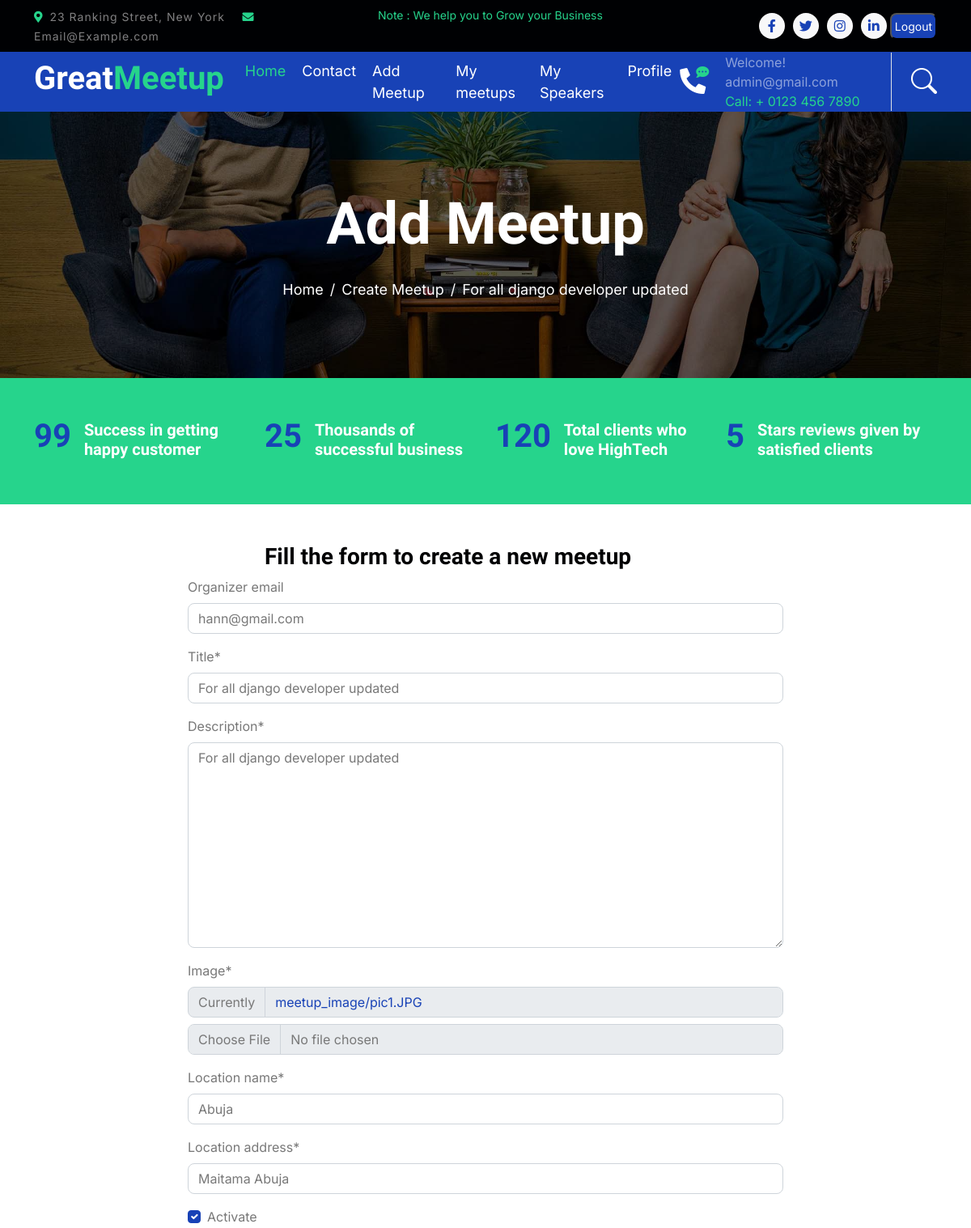
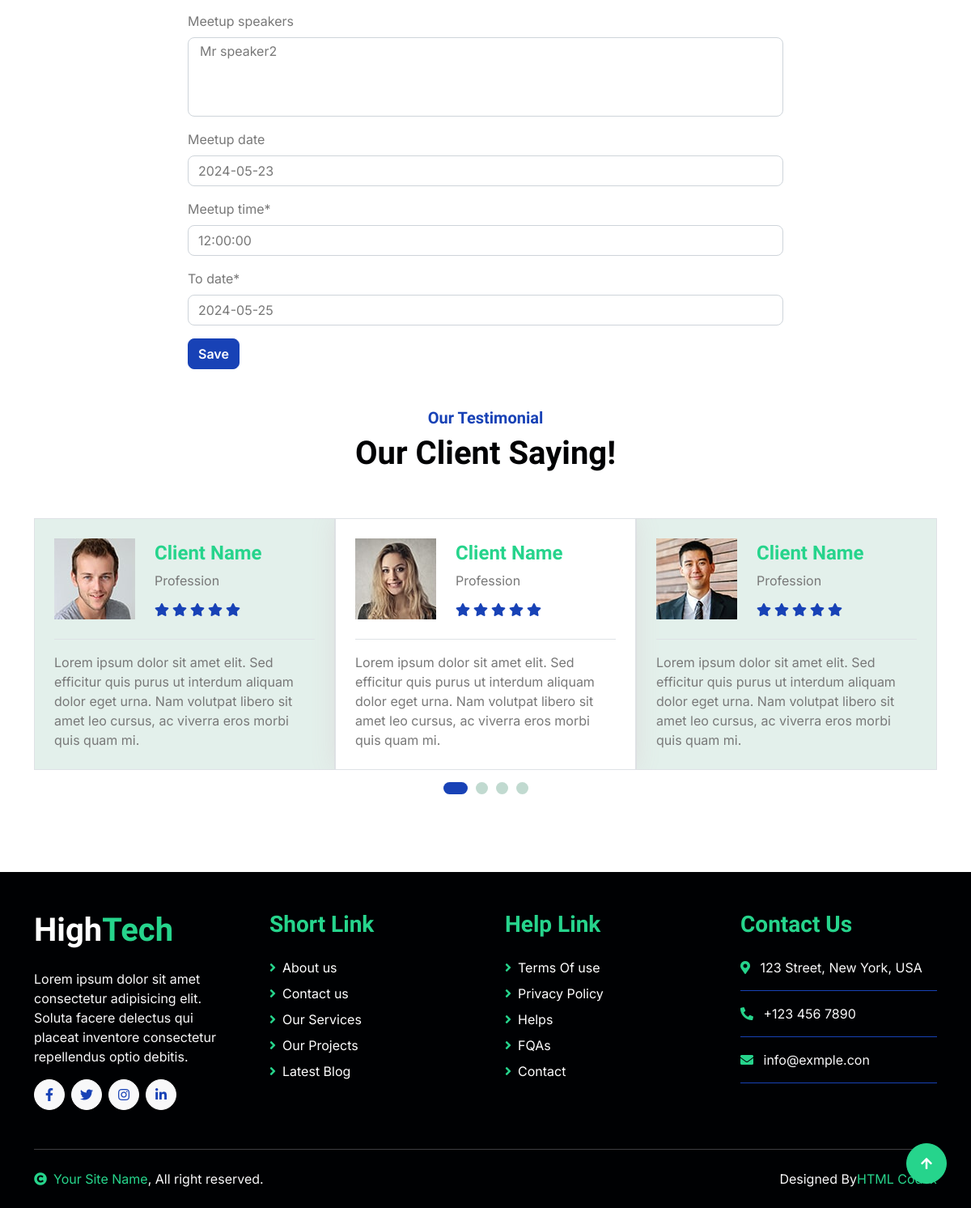
Page /meetup-update/for-all-devoloper (signed in) on the committed database (2 pictures, top to bottom).
### meetup/models.py (models this page shows, shortened)
class myUser(AbstractUser):
    name=models.CharField(max_length=200, null=True)
    email=models.EmailField(unique=True, null=True)
    image=models.ImageField(null=True, upload_to='user_image')
    phone=models.CharField(max_length=20, null=True)
    dob=models.DateField(null=True, blank=True)
    REQUIRED_FIELDS=[]
    USERNAME_FIELD = 'email'

class Meetup(models.Model):
    user=models.ForeignKey(myUser, on_delete=models.CASCADE, null=True, blank=True)
    organizer_email=models.EmailField( null=True, blank=True)
    title=models.CharField(max_length=200, null=True)
    slug=models.SlugField(unique=True)
    description=models.TextField()
    image=models.ImageField(upload_to='meetup_image')
    location_name=models.CharField(max_length=200, null=True)
    location_address=models.CharField(max_length=200, null=True)
    participant=models.ManyToManyField(Participant, null=True, blank=True)
    activate=models.BooleanField(default=True)
    meetup_speakers=models.ManyToManyField(Speaker,blank=True, null=True)
    create=models.DateTimeField(auto_now_add=True)
    meetup_date=models.DateField(blank=True, null=True)
    meetup_time=models.TimeField()
    to_date=models.DateField()

### meetup/views.py (the view, shortened to what this page needs)
# urls.py: path('meetup-update/<slug:slug>', MeetupUpdate.as_view() , name='meetup-update'),
class MeetupUpdate(LoginRequiredMixin,UpdateView):
   model=Meetup
   form_class=UserMeetupForm
   template_name='meetup/meetup_form.html'
   success_url=reverse_lazy('meetups')
   slug_field='slug'

### meetup/forms.py
class UserMeetupForm(forms.ModelForm):
    class Meta:
        model=Meetup
        fields='__all__'
        exclude=['slug', 'user','participant']

### meetup/models.py (called while the page is built)
    def __str__(self):
        return self.name

### meetup/templates/meetup/meetup_form.html (shortened to what this page needs)
{% extends 'meetup/main.html'%}
{%load static%}
{%load crispy_forms_filters%}
{%load crispy_forms_tags%}
{%block slider%}
<div class="container-fluid page-header py-5">
    <div class="container text-center py-5">
        <h1 class="display-2 text-white mb-4 animated slideInDown">Add Meetup</h1>
        <nav aria-label="breadcrumb animated slideInDown">
            <ol class="breadcrumb justify-content-center mb-0">
                <li class="breadcrumb-item"><a href="#">Home</a></li>
                <li class="breadcrumb-item"><a href="#">Create Meetup</a></li>
                <li class="breadcrumb-item" aria-current="page">{{meetup.title}}</li>
            </ol>
        </nav>
    </div>
</div>
{%endblock%}
{%block about%}
<div class="container-fluid  ">
    <div class="container pt-5">
        <div class="row">
            <div class="col-md-6 m-auto">
                <h3>Fill the form to create a new meetup</h3>
            </div>
        </div>
        <div class="row">
            <div class="col-md-8 m-auto">
                <form  method="POST"  enctype="multipart/form-data">
                    {{form| crispy}}
                    <button type="submit" class="btn btn-primary">Save</button>
                    </form>
            </div>
        </div>
    </div>
</div>
{%endblock%}

### meetup/templates/meetup/header.html (shortened to what this page needs)
   <div class="container-fluid bg-dark py-2 d-none d-md-flex">
    <div class="container">
        <div class="d-flex justify-content-between topbar">
            <div class="top-info">
                <small class="me-3 text-white-50"><a href="#"><i class="fas fa-map-marker-alt me-2 text-secondary"></i></a>23 Ranking Street, New York</small>
                <small class="me-3 text-white-50"><a href="#"><i class="fas fa-envelope me-2 text-secondary"></i></a>Email@Example.com</small>
            </div>
            <div id="note" class="text-secondary d-none d-xl-flex"><small>Note : We help you to Grow your Business</small></div>
            <div class="top-link">
                <a href="" class="bg-light nav-fill btn btn-sm-square rounded-circle"><i class="fab fa-facebook-f text-primary"></i></a>
                <a href="" class="bg-light nav-fill btn btn-sm-square rounded-circle"><i class="fab fa-twitter text-primary"></i></a>
                <a href="" class="bg-light nav-fill btn btn-sm-square rounded-circle"><i class="fab fa-instagram text-primary"></i></a>
                <a href="" class="bg-light nav-fill btn btn-sm-square rounded-circle me-0"><i class="fab fa-linkedin-in text-primary"></i></a>
                {%if request.user.is_authenticated%}
                <form method="POST" action="{% url 'logout'%}">
                    <button type="submit" class="bg-primary rounded btn-sm px-1 ms-1 text-white">Logout</button>
                    </form>
                    {%endif%}
            </div>
        </div>
    </div>
</div>
<div class="container-fluid bg-primary">
    <div class="container">
        <nav class="navbar navbar-dark navbar-expand-lg py-0">
            <a href="{%url 'meetups'%}" class="navbar-brand">
                <h1 class="text-white fw-bold d-block">Great<span class="text-secondary">Meetup</span> </h1>
            </a>
            <div class="collapse navbar-collapse bg-transparent" id="navbarCollapse">
                <div class="navbar-nav ms-auto mx-xl-auto p-0">
                    <a href="{%url 'meetups'%}" class="nav-item nav-link active text-secondary">Home</a>
                    <a href="{%url 'contact'%}" class="nav-item nav-link">Contact</a>
                {%if request.user.is_authenticated%}
                    <a href="{%url 'meetup-create' %}" class="nav-item nav-link">Add Meetup</a>
                    <a href="{%url 'user-meetup'%}" class="nav-item nav-link">My meetups</a>
                    <a href="{%url 'user-speaker'%}" class="nav-item nav-link">My Speakers</a>
                    <a href="{%url 'user-profile'%}" class="nav-item nav-link">Profile</a>
                    {%else%}
                    <a href="{%url 'login'%}" class="nav-item nav-link">Login</a>
                    <a href="{%url 'register'%}" class="nav-item nav-link">Register</a>
                    <a href="{%url 'meetup-create'%}" class="nav-item nav-link">Add Meetup</a>
                {%endif%}
                </div>
            </div>
            <div class="d-none d-xl-flex flex-shirink-0">
                <div id="phone-tada" class="d-flex align-items-center justify-content-center me-4">
                    <a href="" class="position-relative animated tada infinite">
                        <i class="fa fa-phone-alt text-white fa-2x"></i>
                        <div class="position-absolute" style="top: -7px; left: 20px;">
                            <span><i class="fa fa-comment-dots text-secondary"></i></span>
                        </div>
                    </a>
                </div>
                <div class="d-flex flex-column pe-4 border-end">
                    {% if request.user.is_authenticated%}
                    <span class="text-white-50">Welcome! {{request.user}}</span>
                    {%endif%}
                    <span class="text-secondary">Call: + 0123 456 7890</span>
                </div>
                <div class="d-flex align-items-center justify-content-center ms-4 ">
                    <a href="#"><i class="bi bi-search text-white fa-2x"></i> </a>
                </div>
            </div>
        </nav>
    </div>
</div>

### meetup/static/meetup/css/style.css (style rules this page uses)
.btn { font-weight: 600; transition: .5s; }
.btn-sm-square { width: 32px; height: 32px; }
.btn-square, .btn-sm-square, .btn-md-square, .btn-lg-square { padding: 0; display: flex; align-items: center; justify-content: center; font-weight: normal; }
.topbar .top-info { letter-spacing: 1px; }
.topbar .top-link { display: flex; align-items: center; justify-content: center; }
.topbar .top-link a { margin-right: 10px; }
#note { width: 500px; overflow: hidden; }
#note small { position: relative; display: inline-block; animation: mymove 5s infinite; animation-timing-function: all; }
.navbar .navbar-nav { padding: 15px 0; }
.navbar .navbar-nav .nav-link { padding: 10px; color: var(--bs-white); font-size: 18px; outline: none; }
.navbar .navbar-nav .nav-link:hover, .navbar .navbar-nav .nav-link.active { color: var(--bs-secondary) !important; }
.page-header { background: linear-gradient(rgba(0, 0, 0, .6), rgba(0, 0, 0, .6)), url(../img/carousel-1.jpg) center center no-repeat; background-size: cover; }
.page-header .breadcrumb-item+.breadcrumb-item::before { color: var(--bs-white); }
.page-header .breadcrumb-item, .page-header .breadcrumb-item a { font-size: 18px; color: var(--bs-white); }

### rows in the picture
myUser: user "admin@gmail.com"
Meetup: title "For all django developer updated", organizer_email "hann@gmail.com", description "For all django developer updated", location_name "Abuja", location_address "Maitama Abuja", activate "☑", meetup_date "2024-05-23", meetup_time "12:00:00", to_date "2024-05-25"
